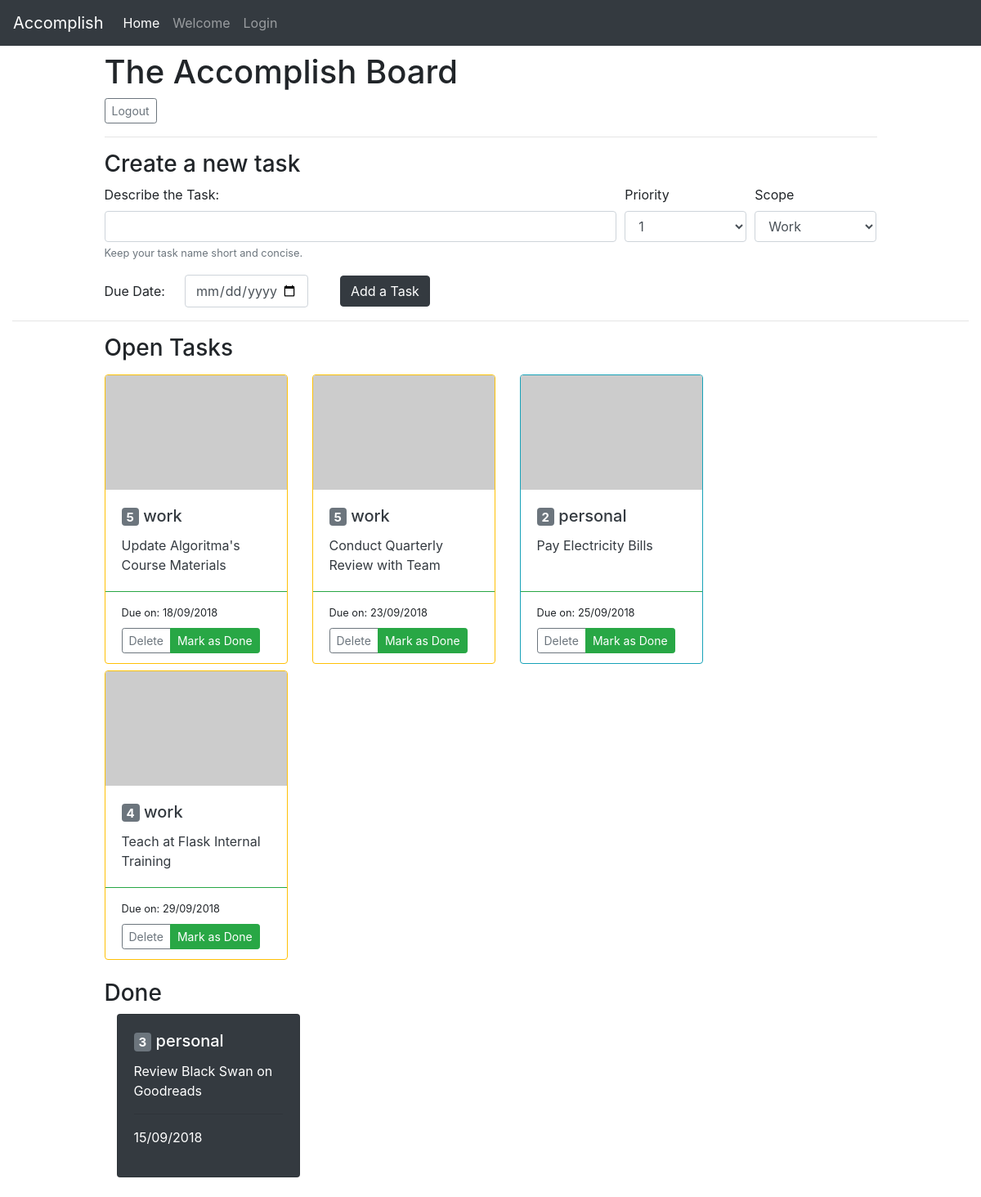
Page /dashboard (signed in) on the earlier database version.
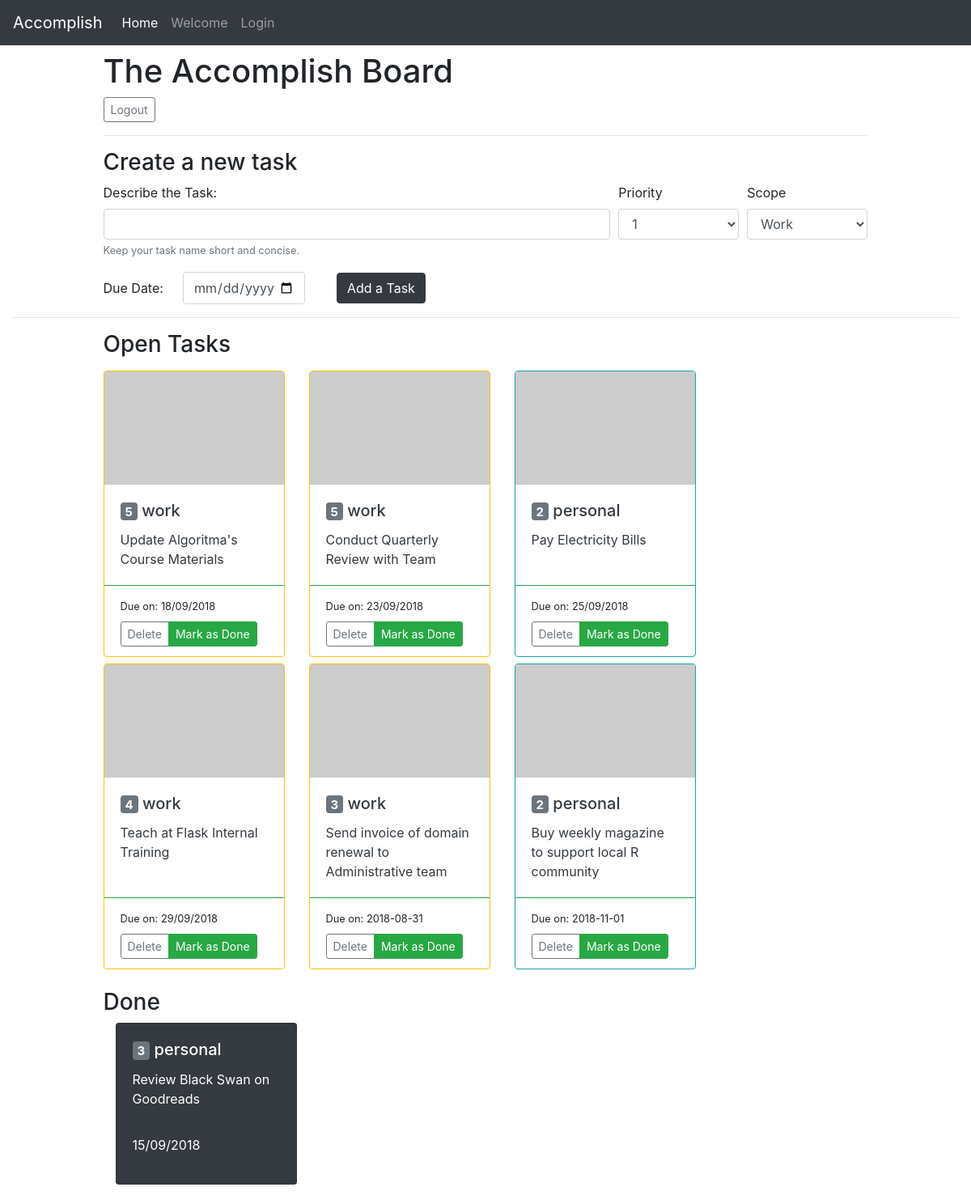
Same page on the later database version.
### tables this page shows
CREATE TABLE projects (
    id INTEGER PRIMARY KEY autoincrement,
    task_name TEXT NOT NULL,
    due_date TEXT NOT NULL,
    task_priority INTEGER NOT NULL, 
    scope TEXT NOT NULL,
    done INTEGER NOT NULL
);

### app.py (the view)
@app.route('/dashboard')
@login_required
def dashboard():
    cursor = g.db.execute("""
        SELECT id, task_name, due_date, task_priority, scope
        FROM projects WHERE done = 0
    """)
    open_projects = [dict(task_id=row[0], task_name=row[1], due_date=row[2],
    task_priority=row[3], scope=row[4]) for row in cursor.fetchall()]
    cursor = g.db.execute("""
        SELECT id, task_name, due_date, task_priority, scope
        FROM projects WHERE done = 1
    """)
    closed_projects = [dict(task_id=row[0], task_name=row[1], due_date=row[2],
    task_priority=row[3], scope=row[4]) for row in cursor.fetchall()]
    return render_template('dashboard.html', open_projects = open_projects, closed_projects = closed_projects)

### app.py (called while the page is built)
def connect_db():
    return sqlite3.connect(config.DATABASE_NAME)

def login_required(test):
    @wraps(test)
    def wrap(*args, **kwargs):
        if 'logged_in' in session:
            return test(*args, **kwargs)
        else:
            flash('Please log in first.')
            return redirect(url_for('log'))
    return wrap

@app.before_request
def before_request():
    print('Connecting to DB')
    g.db = connect_db()

### templates/dashboard.html (shortened to what this page needs)
{% extends "template.html" %}
{% block content %}
<div class="dashboard-page mt-2 col-md-10 offset-md-1">
    <h1>The Accomplish Board</h2>
    <a href="/logout" class="btn btn-sm btn-outline-secondary" role="button" aria-pressed="true">Logout</a>
    <hr>
    <div class="add-project mt-2">
        <h3>Create a new task</h3>
        <form action="{{ url_for('new_task') }}" method="POST" class="new-task">
            <div class="form-row">
                <div class="form-group col-md-8">
                    <label for="task_name">Describe the Task:</label>
                    <input type="text" name="task_name" class="form-control">
                    <small class="text-muted">Keep your task name short and concise. </small>
                </div>
                <div class="form-group col-md-2">
                    <label for="priority">Priority</label>
                    <select name="priority" class="form-control">
                        <option value="1">1</option>
                    </select>
                </div>
                <div class="form-group col-md-2">
                        <label for="scope">Scope</label>
                        <select name="scope" class="form-control">
                            <option value="work">Work</option>
                        </select>
                </div>
            </div>
            <div class="form-inline align-items-center">
                <div class="form-group">
                    <label for="due_date">Due Date:</label>
                    <input type="date" name="due_date" min="2018-08-17" max="2020-12-31" class="form-control mx-sm-4">
                </div>
                <div class="form-group col-md-4">
                    <input type="submit" class="btn btn-dark" value="Add a Task">
                </div>
            </div>
        </form>
    </div>
</div>
    <hr>
    <div class="list-taks col-md-10 offset-md-1">
        <h3>Open Tasks</h3>
        <div class="card-deck">
            {% for task in open_projects %}
                {% if task.scope == 'personal' %}
                    <div class="card border-info mt-2" style="min-width: 14rem; max-width: 14rem">
                {% else %}
                    <div class="card border-warning mt-2" style="min-width: 14rem; max-width: 14rem">
                {% endif %}
                    <img class="card-img-top" src="https://via.placeholder.com/223x140" alt="Card image cap">
                    <div class="card-body text-dark">
                        <h5 class="card-title"><span class="badge badge-secondary"> {{task.task_priority}} </span> {{task.scope}}</h5>
                        <p class="card-text">{{task.task_name}}</p>
                    </div>
                    <div class="card-footer bg-transparent border-success">
                        <small>Due on: {{task.due_date}}</small>
                        <div class="btn-group btn-group-sm mt-2" role="group" aria-label="Basic example">
                                    <button type="button" class="btn btn-outline-secondary">Delete</button>
                                    <button type="button" class="btn btn-success">Mark as Done</button>
                        </div>
                    </div>
                </div>
            {% endfor %}
        </div>
    </div>
    <div class="list-taks col-md-10 offset-md-1 mt-4">
        <h3>Done</h3>
        <div class="card-deck mb-4">
            {% for task in closed_projects %}
                <div class="col-sm-3">
                    <div class="card text-white bg-dark" style="min-width: 14rem; max-width: 14rem">
                        <div class="card-body">
                            <h5 class="card-title"><span class="badge badge-secondary"> {{task.task_priority}} </span> {{task.scope}}</h5>
                            <p class="card-text">{{task.task_name}} <hr> {{task.due_date}}</p>
                        </div>
                    </div>
                </div>
            {% endfor %}
        </div>
    </div>
</div>
{% endblock %}

### templates/template.html (shortened to what this page needs)
<!DOCTYPE html>
<html>
<head>
    <link rel="stylesheet" href="{{ url_for ('static', filename='css/bootstrap.min.css') }}">
</head>
<body>
    <header>
        <nav class="navbar sticky-top navbar-expand-lg navbar-dark bg-dark">
                <a href="/" class="navbar-brand">Accomplish</a>
                <div class="collapse navbar-collapse" id="navbarNav">
                        <ul class="navbar-nav">
                                <li class="nav-item active"><a href="/" class="nav-link">Home</a></li>
                                <li class="nav-item"><a class="nav-link" href="/welcome">Welcome</a></li>
                                <li class="nav-item"><a class="nav-link" href="/log">Login</a></li>
                        </ul>
                </div>
        </nav>
    </header>
    <div class="container-fluid mt-2">
        {% block content %}
        {% endblock %}
</body>
</html>

Differences in the rows shown:
added projects: task_priority "3", scope "work", task_name "Send invoice of domain renewal to Administrative team", due_date "2018-08-31", shown under "Open Tasks"
added projects: task_priority "2", scope "personal", task_name "Buy weekly magazine to support local R community", due_date "2018-11-01", shown under "Open Tasks"
